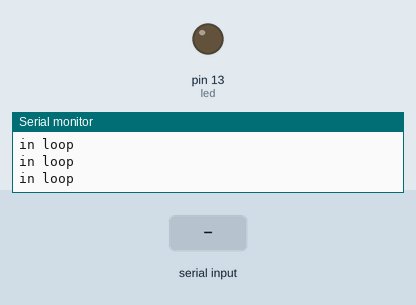
This sketch was run on a simulated Arduino Uno, built with avr-gcc and run on an emulated ATmega328P. Shown: output pins drawn as LEDs (lit = HIGH), the last lines printed to the serial monitor. Dashed ring = blinking. Inputs (shaded band) come from the test bench.

Above: at 1.2 s.
1.3 s: "1" received over Serial
At 1.8 s:
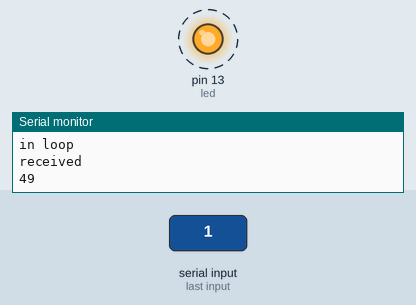
Timing chart, 0 to 11.8 s (numbered marks = the images above; inputs shaded):
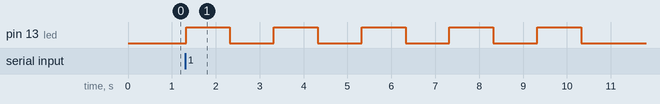

The sketch:

xbee_reciever.ino
```cpp
int led = 13;

int received = 0;

int i;

void setup() {

  Serial.begin(9600);

  pinMode(led, OUTPUT);

}


void loop()
{
  Serial.println("in loop");
  if (Serial.available() > 0)
  {
    received = Serial.read();
    Serial.println("received");
    Serial.println(received);
    if (received == 'B')
    {
      digitalWrite(led, HIGH);
      delay(2000);
      digitalWrite(led, LOW);
    }

    else
    {
      for(i=0;i<5;i++)
      {
        digitalWrite(led, HIGH);
        delay(1000);
        digitalWrite(led, LOW);
        delay(1000);
      }
    }

  }

}
```

Measured:
- after the input at 1.3 s, pin 13 (led): alternates HIGH for 1.0 s and LOW for 1.0 s, starting at once
